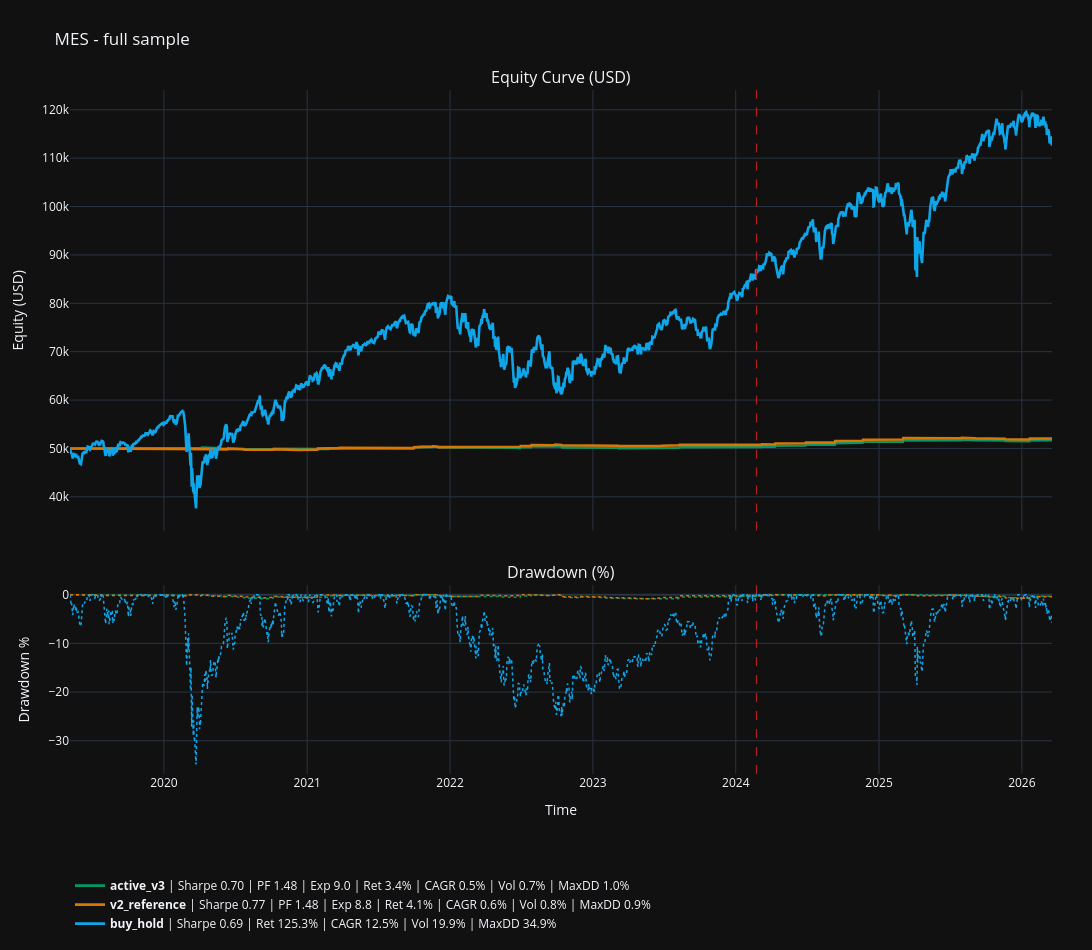
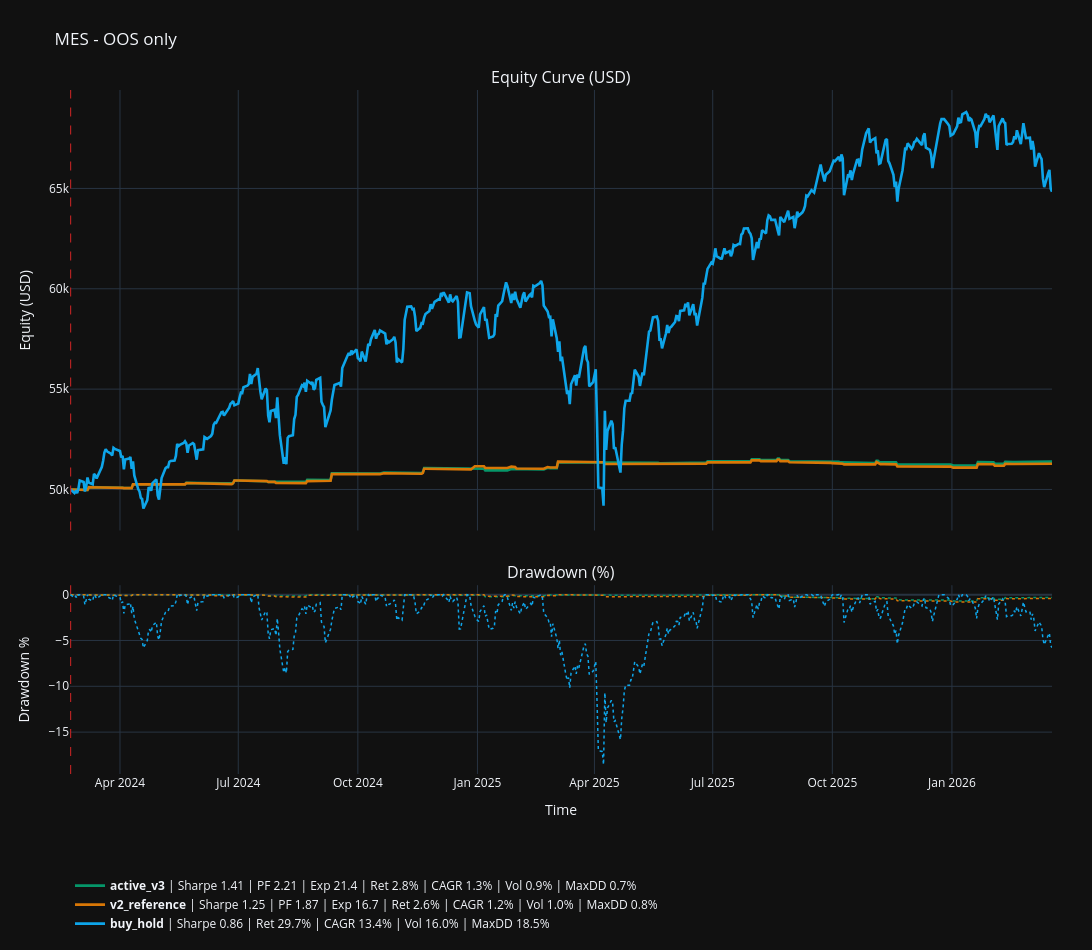

Notebook source saved alongside these figures, in order:
### Markdown cell above
## 4. Courbes, drawdown et benchmark

Lecture attendue:

- la courbe active doit rester lisible vs reference V2,
- l OOS only sert a verifier que le signal ne tient pas seulement par l IS,
- le benchmark buy & hold sert de repere de marche, pas de baseline metier.

### Code cell
full_traces = [
    {
        "name": "active_v3",
        "curve": active_bundle["curve_full"],
        "metrics_row": active_metrics.loc["overall"],
        "color": "#059669",
    },
    {
        "name": "v2_reference",
        "curve": v2_reference_bundle["curve_full"],
        "metrics_row": v2_reference_metrics.loc["overall"],
        "color": "#d97706",
    },
]
oos_traces = [
    {
        "name": "active_v3",
        "curve": active_bundle["curve_oos"],
        "metrics_row": active_metrics.loc["oos"],
        "color": "#059669",
    },
    {
        "name": "v2_reference",
        "curve": v2_reference_bundle["curve_oos"],
        "metrics_row": v2_reference_metrics.loc["oos"],
        "color": "#d97706",
    },
]


if COMPARE_TO_BUY_HOLD:
    full_traces.append(
        {
            "name": "buy_hold",
            "curve": active_bundle["benchmark_curve_full"],
            "metrics_row": None,
            "color": "#0ea5e9",
        }
    )
    oos_traces.append(
        {
            "name": "buy_hold",
            "curve": active_bundle["benchmark_curve_oos"],
            "metrics_row": None,
        "color": "#0ea5e9",
        }
    )

vline_x = None if oos_start_date is None else pd.to_datetime(oos_start_date).to_pydatetime()

def build_curve_figure_plotly(title: str, traces: list[dict]) -> None:
    fig = make_subplots(
        rows=2,
        cols=1,
        shared_xaxes=True,
        vertical_spacing=0.08,
        row_heights=[0.70, 0.30],
        subplot_titles=("Equity Curve (USD)", "Drawdown (%)"),
    )
    for trace in traces:
        fig.add_trace(
            go.Scatter(
                x=trace["curve"]["timestamp"],
                y=trace["curve"]["equity"],
                mode="lines",
                name=curve_stats_line(trace["name"], trace["curve"], trace["metrics_row"]),
                line=dict(width=2.6, color=trace["color"]),
            ),
            row=1,
            col=1,
        )
        fig.add_trace(
            go.Scatter(
                x=trace["curve"]["timestamp"],
                y=trace["curve"]["drawdown_pct"],
                mode="lines",
                name=f"DD {trace['name']}",
                showlegend=False,
                line=dict(width=1.5, color=trace["color"], dash="dot"),
            ),
            row=2,
            col=1,
        )
    if vline_x is not None:
        fig.add_vline(x=vline_x, line_dash="dash", line_color="firebrick", line_width=1.2, row=1, col=1)
        fig.add_vline(x=vline_x, line_dash="dash", line_color="firebrick", line_width=1.2, row=2, col=1)
    fig.update_layout(
        template="plotly_dark",
        width=1800,
        height=950,
        title=title,
        hovermode="x unified",
        legend=dict(orientation="h", yanchor="bottom", y=-0.24, xanchor="left", x=0.0),
        margin=dict(l=70, r=40, t=90, b=140),
    )
    fig.update_yaxes(title_text="Equity (USD)", row=1, col=1)
    fig.update_yaxes(title_text="Drawdown %", row=2, col=1)
    fig.update_xaxes(title_text="Time", row=2, col=1)
    fig.show()

build_curve_figure_plotly(f"{SYMBOL} - full sample", full_traces)
build_curve_figure_plotly(f"{SYMBOL} - OOS only", oos_traces)

display(Markdown(build_scope_readout_markdown(
    full_curve=active_bundle["curve_full"],
    oos_curve=active_bundle["curve_oos"],
    initial_capital=INITIAL_CAPITAL_USD,
    full_label="Active full-sample curve",
    oos_label="Active OOS-only curve",
)))

### Figure 1 — Plotly figure (JSON) as saved in the notebook; plotly's stock layout.template omitted (floating-point values rounded to 4 significant figures; data arrays with more than 128 entries replaced by an {"elided": "..."} marker saying what was removed)
{"data": [{"line": {"color": "#059669", "width": 2.6}, "mode": "lines", "name": "<b>active_v3</b> | Sharpe 0.70 | PF 1.48 | Exp 9.0 | Ret 3.4% | CAGR 0.5% | Vol 0.7% | MaxDD 1.0%", "type": "scatter", "x": {"elided": "1747 str values"}, "xaxis": "x", "y": {"elided": "1747 float values"}, "yaxis": "y"}, {"line": {"color": "#059669", "dash": "dot", "width": 1.5}, "mode": "lines", "name": "DD active_v3", "showlegend": false, "type": "scatter", "x": {"elided": "1747 str values"}, "xaxis": "x2", "y": {"elided": "1747 float values"}, "yaxis": "y2"}, {"line": {"color": "#d97706", "width": 2.6}, "mode": "lines", "name": "<b>v2_reference</b> | Sharpe 0.77 | PF 1.48 | Exp 8.8 | Ret 4.1% | CAGR 0.6% | Vol 0.8% | MaxDD 0.9%", "type": "scatter", "x": {"elided": "1747 str values"}, "xaxis": "x", "y": {"elided": "1747 float values"}, "yaxis": "y"}, {"line": {"color": "#d97706", "dash": "dot", "width": 1.5}, "mode": "lines", "name": "DD v2_reference", "showlegend": false, "type": "scatter", "x": {"elided": "1747 str values"}, "xaxis": "x2", "y": {"elided": "1747 float values"}, "yaxis": "y2"}, {"line": {"color": "#0ea5e9", "width": 2.6}, "mode": "lines", "name": "<b>buy_hold</b> | Sharpe 0.69 | Ret 125.3% | CAGR 12.5% | Vol 19.9% | MaxDD 34.9%", "type": "scatter", "x": {"elided": "1747 str values"}, "xaxis": "x", "y": {"elided": "1747 float values"}, "yaxis": "y"}, {"line": {"color": "#0ea5e9", "dash": "dot", "width": 1.5}, "mode": "lines", "name": "DD buy_hold", "showlegend": false, "type": "scatter", "x": {"elided": "1747 str values"}, "xaxis": "x2", "y": {"elided": "1747 float values"}, "yaxis": "y2"}], "layout": {"annotations": [{"font": {"size": 16}, "showarrow": false, "text": "Equity Curve (USD)", "x": 0.5, "xanchor": "center", "xref": "paper", "y": 1.0, "yanchor": "bottom", "yref": "paper"}, {"font": {"size": 16}, "showarrow": false, "text": "Drawdown (%)", "x": 0.5, "xanchor": "center", "xref": "paper", "y": 0.276, "yanchor": "bottom", "yref": "paper"}], "height": 950, "hovermode": "x unified", "legend": {"orientation": "h", "x": 0.0, "xanchor": "left", "y": -0.24, "yanchor": "bottom"}, "margin": {"b": 140, "l": 70, "r": 40, "t": 90}, "shapes": [{"line": {"color": "firebrick", "dash": "dash", "width": 1.2}, "type": "line", "x0": "2024-02-23T00:00:00", "x1": "2024-02-23T00:00:00", "xref": "x", "y0": 0, "y1": 1, "yref": "y domain"}, {"line": {"color": "firebrick", "dash": "dash", "width": 1.2}, "type": "line", "x0": "2024-02-23T00:00:00", "x1": "2024-02-23T00:00:00", "xref": "x2", "y0": 0, "y1": 1, "yref": "y2 domain"}], "title": {"text": "MES - full sample"}, "width": 1800, "xaxis": {"anchor": "y", "domain": [0.0, 1.0], "matches": "x2", "showticklabels": false}, "xaxis2": {"anchor": "y2", "domain": [0.0, 1.0], "title": {"text": "Time"}}, "yaxis": {"anchor": "x", "domain": [0.356, 1.0], "title": {"text": "Equity (USD)"}}, "yaxis2": {"anchor": "x2", "domain": [0.0, 0.276], "title": {"text": "Drawdown %"}}}}

### Figure 2 — Plotly figure (JSON) as saved in the notebook; plotly's stock layout.template omitted (floating-point values rounded to 4 significant figures; data arrays with more than 128 entries replaced by an {"elided": "..."} marker saying what was removed)
{"data": [{"line": {"color": "#059669", "width": 2.6}, "mode": "lines", "name": "<b>active_v3</b> | Sharpe 1.41 | PF 2.21 | Exp 21.4 | Ret 2.8% | CAGR 1.3% | Vol 0.9% | MaxDD 0.7%", "type": "scatter", "x": {"elided": "525 str values"}, "xaxis": "x", "y": {"elided": "525 float values"}, "yaxis": "y"}, {"line": {"color": "#059669", "dash": "dot", "width": 1.5}, "mode": "lines", "name": "DD active_v3", "showlegend": false, "type": "scatter", "x": {"elided": "525 str values"}, "xaxis": "x2", "y": {"elided": "525 float values"}, "yaxis": "y2"}, {"line": {"color": "#d97706", "width": 2.6}, "mode": "lines", "name": "<b>v2_reference</b> | Sharpe 1.25 | PF 1.87 | Exp 16.7 | Ret 2.6% | CAGR 1.2% | Vol 1.0% | MaxDD 0.8%", "type": "scatter", "x": {"elided": "525 str values"}, "xaxis": "x", "y": {"elided": "525 float values"}, "yaxis": "y"}, {"line": {"color": "#d97706", "dash": "dot", "width": 1.5}, "mode": "lines", "name": "DD v2_reference", "showlegend": false, "type": "scatter", "x": {"elided": "525 str values"}, "xaxis": "x2", "y": {"elided": "525 float values"}, "yaxis": "y2"}, {"line": {"color": "#0ea5e9", "width": 2.6}, "mode": "lines", "name": "<b>buy_hold</b> | Sharpe 0.86 | Ret 29.7% | CAGR 13.4% | Vol 16.0% | MaxDD 18.5%", "type": "scatter", "x": {"elided": "525 str values"}, "xaxis": "x", "y": {"elided": "525 float values"}, "yaxis": "y"}, {"line": {"color": "#0ea5e9", "dash": "dot", "width": 1.5}, "mode": "lines", "name": "DD buy_hold", "showlegend": false, "type": "scatter", "x": {"elided": "525 str values"}, "xaxis": "x2", "y": {"elided": "525 float values"}, "yaxis": "y2"}], "layout": {"annotations": [{"font": {"size": 16}, "showarrow": false, "text": "Equity Curve (USD)", "x": 0.5, "xanchor": "center", "xref": "paper", "y": 1.0, "yanchor": "bottom", "yref": "paper"}, {"font": {"size": 16}, "showarrow": false, "text": "Drawdown (%)", "x": 0.5, "xanchor": "center", "xref": "paper", "y": 0.276, "yanchor": "bottom", "yref": "paper"}], "height": 950, "hovermode": "x unified", "legend": {"orientation": "h", "x": 0.0, "xanchor": "left", "y": -0.24, "yanchor": "bottom"}, "margin": {"b": 140, "l": 70, "r": 40, "t": 90}, "shapes": [{"line": {"color": "firebrick", "dash": "dash", "width": 1.2}, "type": "line", "x0": "2024-02-23T00:00:00", "x1": "2024-02-23T00:00:00", "xref": "x", "y0": 0, "y1": 1, "yref": "y domain"}, {"line": {"color": "firebrick", "dash": "dash", "width": 1.2}, "type": "line", "x0": "2024-02-23T00:00:00", "x1": "2024-02-23T00:00:00", "xref": "x2", "y0": 0, "y1": 1, "yref": "y2 domain"}], "title": {"text": "MES - OOS only"}, "width": 1800, "xaxis": {"anchor": "y", "domain": [0.0, 1.0], "matches": "x2", "showticklabels": false}, "xaxis2": {"anchor": "y2", "domain": [0.0, 1.0], "title": {"text": "Time"}}, "yaxis": {"anchor": "x", "domain": [0.356, 1.0], "title": {"text": "Equity (USD)"}}, "yaxis2": {"anchor": "x2", "domain": [0.0, 0.276], "title": {"text": "Drawdown %"}}}}
